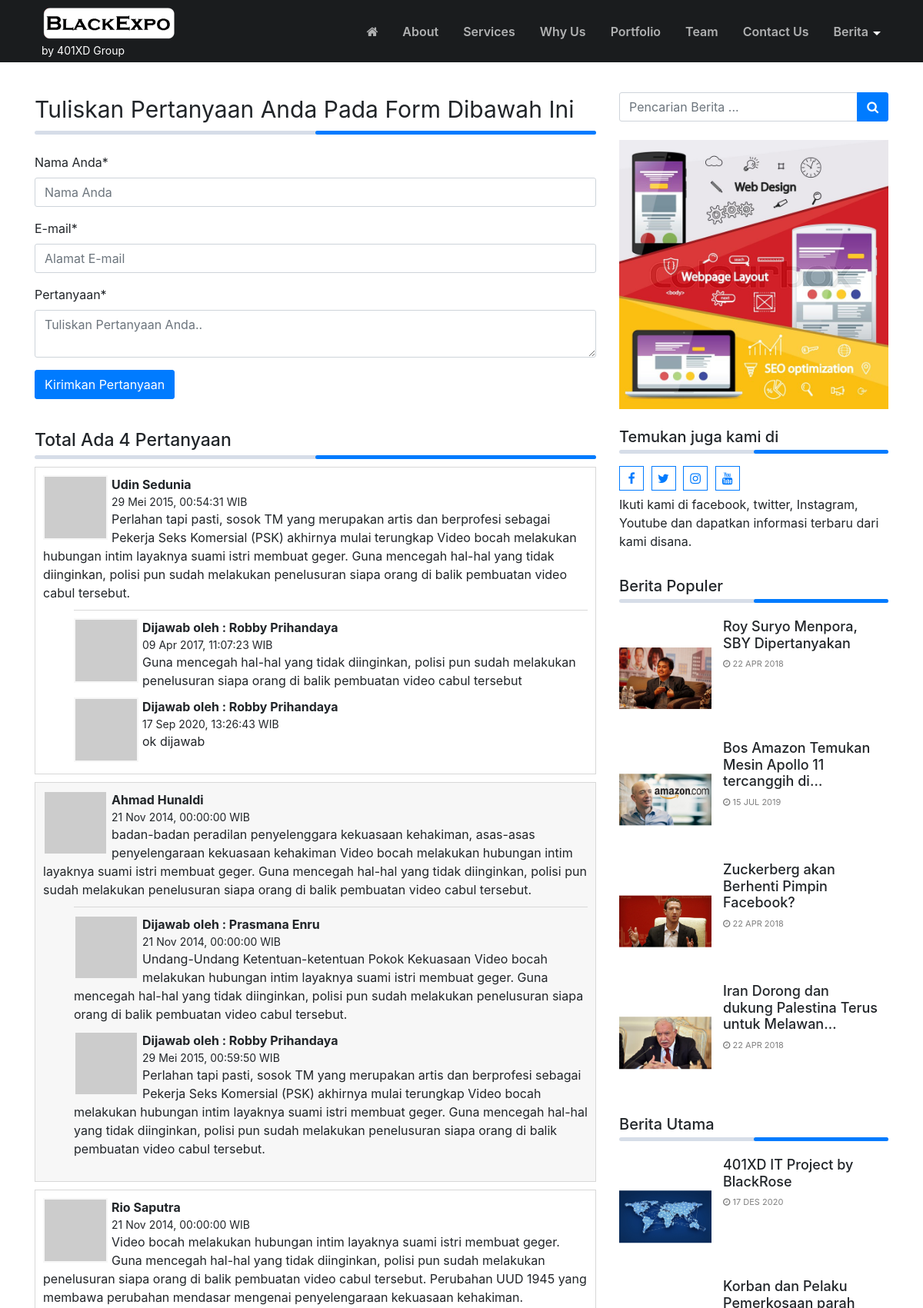
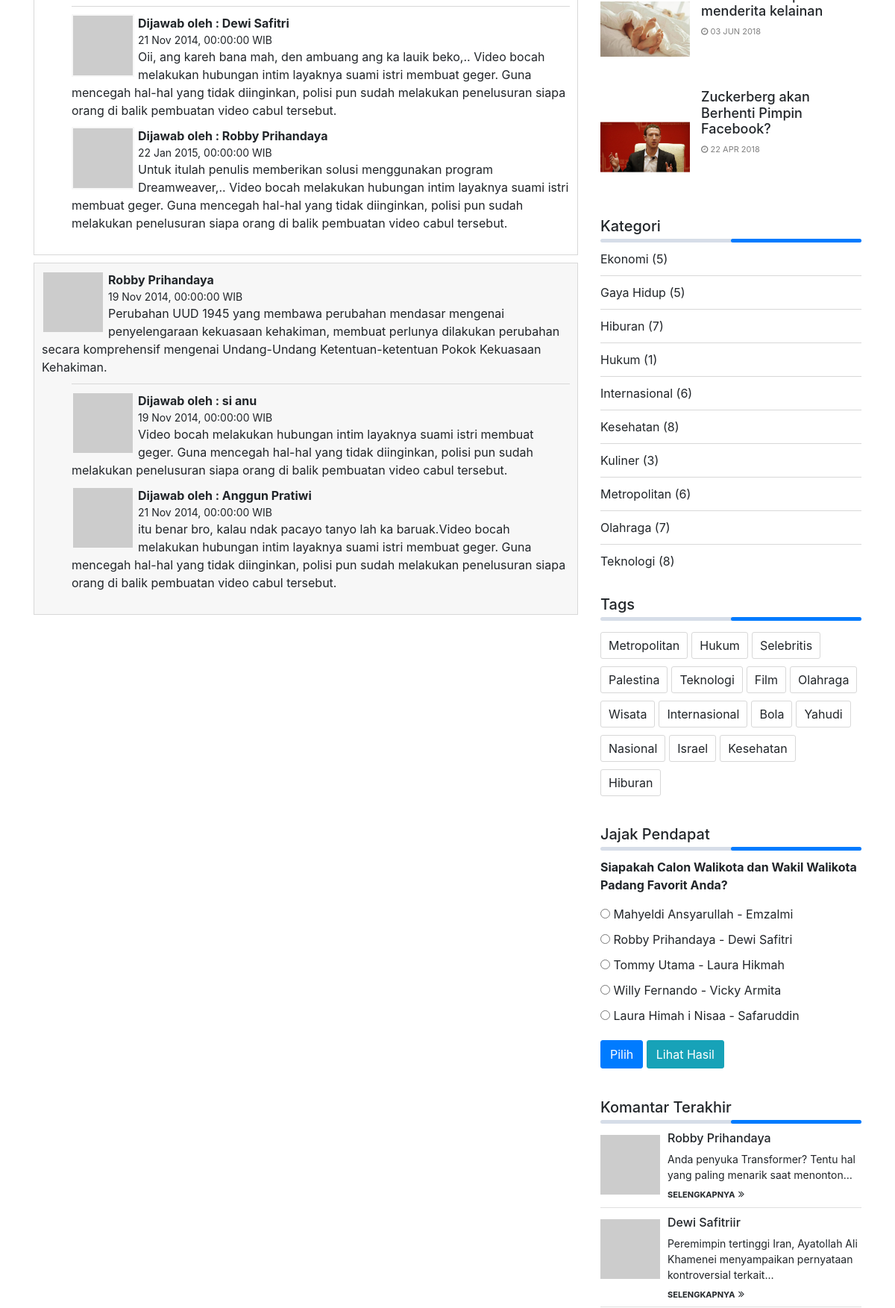
Screenshot of /index.php/konsultasi (upper part) with the database file from the repository (2 pictures, top to bottom).
### tables this page shows
CREATE TABLE `logo` (
  `id_logo` int(11) NOT NULL,
  `gambar` varchar(100) NOT NULL
);

CREATE TABLE `tbl_novapage` (
  `id` int(11) NOT NULL,
  `key` varchar(255) DEFAULT NULL,
  `value` text DEFAULT NULL
);

CREATE TABLE `tbl_comment` (
  `id_komentar` int(11) NOT NULL,
  `reply` int(11) NOT NULL,
  `nama_lengkap` varchar(150) NOT NULL,
  `alamat_email` varchar(150) NOT NULL,
  `isi_pesan` text NOT NULL,
  `tanggal_komentar` date NOT NULL,
  `jam_komentar` time NOT NULL
);

CREATE TABLE `pasangiklan` (
  `id_pasangiklan` int(11) NOT NULL,
  `judul` varchar(100) NOT NULL,
  `username` varchar(50) NOT NULL,
  `url` varchar(100) NOT NULL,
  `source` text NOT NULL,
  `gambar` varchar(100) NOT NULL,
  `tgl_posting` date NOT NULL
);

CREATE TABLE `identitas` (
  `id_identitas` int(11) NOT NULL,
  `nama_website` varchar(100) NOT NULL,
  `email` varchar(100) NOT NULL,
  `url` varchar(100) NOT NULL,
  `facebook` text NOT NULL,
  `rekening` varchar(100) NOT NULL,
  `no_telp` varchar(20) NOT NULL,
  `meta_deskripsi` varchar(250) NOT NULL,
  `meta_keyword` varchar(250) NOT NULL,
  `favicon` varchar(50) NOT NULL,
  `maps` text NOT NULL
);

CREATE TABLE `berita` (
  `id_berita` int(11) NOT NULL,
  `id_kategori` int(11) NOT NULL,
  `username` varchar(30) NOT NULL,
  `judul` varchar(100) NOT NULL,
  `sub_judul` varchar(255) NOT NULL,
  `youtube` varchar(100) NOT NULL,
  `judul_seo` text NOT NULL,
  `headline` enum('Y','N') NOT NULL DEFAULT 'Y',
  `aktif` enum('Y','N') NOT NULL DEFAULT 'N',
  `utama` enum('Y','N') NOT NULL DEFAULT 'Y',
  `isi_berita` longtext NOT NULL,
  `keterangan_gambar` text NOT NULL,
  `hari` varchar(20) NOT NULL,
  `tanggal` date NOT NULL,
  `jam` time NOT NULL,
  `gambar` varchar(100) NOT NULL,
  `dibaca` int(11) NOT NULL DEFAULT 1,
  `tag` varchar(100) NOT NULL,
  `status` enum('Y','N') NOT NULL DEFAULT 'Y'
);

CREATE TABLE `tag` (
  `id_tag` int(11) NOT NULL,
  `nama_tag` varchar(100) NOT NULL,
  `username` varchar(50) NOT NULL,
  `tag_seo` varchar(100) NOT NULL,
  `count` int(11) NOT NULL
);

CREATE TABLE `poling` (
  `id_poling` int(11) NOT NULL,
  `pilihan` varchar(100) NOT NULL,
  `status` varchar(20) NOT NULL,
  `username` varchar(50) NOT NULL,
  `rating` int(11) NOT NULL DEFAULT 0,
  `aktif` enum('Y','N') NOT NULL
);

CREATE TABLE `komentar` (
  `id_komentar` int(11) NOT NULL,
  `id_berita` int(11) NOT NULL,
  `nama_komentar` varchar(100) NOT NULL,
  `url` varchar(100) NOT NULL,
  `isi_komentar` text NOT NULL,
  `tgl` date NOT NULL,
  `jam_komentar` time NOT NULL,
  `aktif` enum('Y','N') NOT NULL DEFAULT 'Y',
  `email` varchar(100) NOT NULL
);

### application/views/novapage/konsultasi.php (the view, shortened to what the rows shown need)
<div class="blog card mb-4">
	<div class="card-body">
			<ol class="commentlist">
					<?php
						$no = 1;
						foreach ($konsultasi->result_array() as $kka) {
							$isian=nl2br($kka['isi_pesan']);
							$komentarku=sensor($isian);
							$class_list = 'even';
							if(($no % 2)==0) {
								$class_list = 'odd';
							}
							$avatar = md5(strtolower(trim($kka['alamat_email'])));
							?>
							<li class="comment <?php echo $class_list;?>">
								<div id="comment-<?php echo $kka['id_komentar'];?>" class="comment-question">
									<div class='avatar'>
										<?php if(!empty($avatar)) {?>
										<img src='https://www.gravatar.com/avatar/<?php echo $avatar;?>.jpg?s=60'/>
										<?php } else { ?>
										<i class="fa fa-user-circle user" aria-hidden="true"></i>
										<?php } ?>
									</div>
									<div class="comment-author">
										<a href="#">
											<?php echo $kka['nama_lengkap'];?>
										</a>
									</div>
									<div class="comment-metadata">
										<?php echo tgl_indo($kka['tanggal_komentar']).", ".$kka['jam_komentar']." WIB";?>
									</div>
									<div class='comment-body'>
										<?php echo $komentarku;?>
									</div>
								</div>
								<?php
									$reply = $this->model_utama->view_where('tbl_comment',array('reply'=>$kka['id_komentar']));
									if( $reply->result_array() ) {
										?>
										<div id="comment-reply-<?php echo $kka['id_komentar'];?>" class="comment-answer">
										<?php
										foreach ($reply->result_array() as $r) {
											$avatar = md5(strtolower(trim($r['alamat_email'])));
											?>
											<div class='avatar'>
												<?php if(!empty($avatar)) {?>
												<img src='https://www.gravatar.com/avatar/<?php echo $avatar;?>.jpg?s=60'/>
												<?php } else { ?>
												<i class="fa fa-user-circle user" aria-hidden="true"></i>
												<?php } ?>
											</div>
											<div class="comment-author">
												Dijawab oleh :
												<a href="#">
													<?php echo $r['nama_lengkap'];?>
												</a>
											</div>
											<div class="comment-metadata">
												<?php echo tgl_indo($r['tanggal_komentar']).", ".$r['jam_komentar']." WIB";?>
											</div>
											<div class='comment-body'>
												<?php echo $r['isi_pesan'];?>
											</div>
											<?php
										}
										?>
										</div>
										<?php
									}
							$no++;
							?>
							</li>
							<?php
						}
					?>
			</ol>
	</div>
</div>

### application/views/novapage/partials/header.php (shortened to what the rows shown need)
<?php
$class_menu_landingpage = 'scroll';
?>
<nav class="main-menu-container navbar navbar-dark fixed-top  py-2 py-lg-3 <?php echo $class_menu_landingpage;?>" >
	<div class="container ml-5 pl-4 ml-lg-auto pl-lg-auto">
		<?php
			$base_path = FCPATH;
			$id_website = $this->model_utama->view('identitas')->row_array();
			$logo_website = $this->model_utama->view('logo')->row_array();
		?>
		<a class="navbar-brand float-left" href="<?php echo base_url();?>">
			<?php
				if ( $logo_website['gambar'] !== '' &&  file_exists( $base_path ."asset/logo/".$logo_website['gambar'] ) ){
					$img_src = base_url() ."asset/logo/".$logo_website['gambar'] ;
					?>
						<div class="logo-header">
							<img  src="<?php echo $img_src ;?>" alt="<?php echo $id_website['nama_website']; ?>">
						</div>
					<?php
				} else {
					?>
					<?php echo $id_website['nama_website']; ?>
					<?php
				}
			?>
			<?php
			if( isset($tagline['header']) && isset($tagline['text'])) {
				if(!empty($tagline['text'] && $tagline['header'] ==  '1') ){
					?>
					<div class="tagline-header"><?php echo $tagline['text'];?></div>
					<?php
				}
			}?>
		</a>
	</div>
</nav>

### application/views/novapage/partials/sidebar.php
<div class="sidebar">
<?php
$get_setting_sidebar    = $this->model_utama->view_where('tbl_novapage',array('key' => 'setting_sidebar'))->row_array();
$sidebar = array();
if(isset($get_setting_sidebar['value'])) {
	if(!empty($get_setting_sidebar['value'])){
		$setting_sidebar = json_decode($get_setting_sidebar['value'],true);
		if(!empty($setting_sidebar)) {
			$number = 0;
			foreach($setting_sidebar as $i => $widget_id){
				$id = key($widget_id);
				$sidebar[$number]['widget_id'] = $id;
				$sidebar[$number]['widget_setting'] = $widget_id[$id];
				$number++;
			}
		}
	}
}
foreach($sidebar as $i => $item) {
	$file_sidebar = VIEWPATH . template().'/widgets/' . $item['widget_id'] . '.php';
	if( file_exists($file_sidebar)) {
		$widget_setting = $item['widget_setting'];
		include $file_sidebar;
	}
}
?>
</div>

### application/views/novapage/widgets/widget_iklan_sidebar.php (shortened to what the rows shown need)
<div class="widget card mb-4 widget-iklan-sidebar">
			<?php
	$iklan_sidebar = 0;
	if( isset($widget_setting['iklan_sidebar']) ) {
		$iklan_sidebar = (int) $widget_setting['iklan_sidebar'];
	}
?>
<?php
  	$pasang_iklan_sidebar = $this->db->query("SELECT * FROM pasangiklan WHERE id_pasangiklan ='". $iklan_sidebar."'");
	foreach ($pasang_iklan_sidebar->result_array() as $iklan){
		if ($iklan['gambar'] != ''){
			?>
			<a href="<?php echo $iklan['url'];?>"
				target='_blank'>
				<img style='width:100%'
					src="<?php echo base_url()."asset/foto_pasangiklan/".$iklan['gambar'];?>"
					alt="<?php echo $iklan['judul'];?>" />
			</a>
			<?php
		}
	 }
?>
</div>

### application/views/novapage/widgets/widget_social.php
<div class="widget card mb-4 widget-social">
	<?php
		if( isset($widget_setting['judul']) ) {
			if( !empty(trim($widget_setting['judul']))) {
				?>
				<h5 class="card-header">
					<?php echo $widget_setting['judul'];?>
				</h5>
				<?php
			}
		}
	?>
	<div class="social-bar">
		<?php
			$sosmed = $this->model_utama->view('identitas')->row_array();
			$pecahd = explode(",", $sosmed['facebook']);
		?>
		<a target="_BLANK" href="<?php echo $pecahd[0]; ?>" class="social-icon"><i class="fa fa-facebook" aria-hidden="true"></i></a>
		<a target="_BLANK" href="<?php echo $pecahd[1]; ?>" class="social-icon"><i class="fa fa-twitter" aria-hidden="true"></i></a>
		<a target="_BLANK" href="<?php echo $pecahd[2]; ?>" class="social-icon"><i class="fa fa-instagram" aria-hidden="true"></i></a>
		<a target="_BLANK" href="<?php echo $pecahd[3]; ?>" class="social-icon"><i class="fa fa-youtube" aria-hidden="true"></i></a>
		<?php
			if( isset($widget_setting['teks']) ) {
				if( !empty(trim($widget_setting['teks']))) {
					?>
					<div class="social-text"><?php echo $widget_setting['teks'];?></div>
					<?php
				}
			}
		?>
	</div>
</div>

### application/views/novapage/widgets/widget_berita_populer.php (shortened to what the rows shown need)
<div class="widget card mb-4 posts-widget">
	<?php
		$jumlah_berita = 0;
		if( isset($widget_setting['judul']) ) {
			if( !empty(trim($widget_setting['judul']))) {
				?>
				<h5 class="card-header">
					<?php echo $widget_setting['judul'];?>
				</h5>
				<?php
			}
		}
		if( isset($widget_setting['jumlah']) ) {
			$jumlah_berita = (int) $widget_setting['jumlah'];
		}
	?>
	<div class="card-body">
		<ul>
			<?php
				$populer = $this->model_utama->view_join_two(
					'berita',
					'users',
					'kategori',
					'username',
					'id_kategori',
					array('berita.status' => 'Y'),
					'dibaca','DESC',0, $jumlah_berita
				);
				foreach ($populer->result_array() as $berita) {
				$img_src= base_url().'asset/foto_berita/small_no-image.jpg';
				if ($berita['gambar'] !==''){
					$img_src =base_url().'asset/foto_berita/'.$berita['gambar'];
				}
				$img_size = getimagesize($img_src);
				$class_image= ($img_size[0] > $img_size[1]) ? 'landscape':'portrait';
				?>
					<li class="list-post">
						<a href="<?php echo base_url().$berita['judul_seo'];?>">
							<div class="post-img-container">
								<div class="thumbnail">
									<div class="center">
										<img class="<?php echo $class_image;?>" src="<?php echo $img_src;?>" title="image" />
									</div>
								</div>
							</div>
						</a>
						<div class="post-content">
							<a href="<?php echo base_url().$berita['judul_seo'];?>" >
								<h5 class="post-header">
									<?php echo word_limiter( strip_tags($berita['judul']),8);?>
								</h5>
							</a>
							<div class="post-meta">
								<i class="fa fa-clock-o"></i> <?php echo tgl_indo($berita['tanggal']);?>
							</div>
						</div>
					</li>
					<?php
				}
			?>
		</ul>
	</div>
</div>

### application/views/novapage/widgets/widget_berita_pilihan.php (shortened to what the rows shown need)
<div class="widget card mb-4 posts-widget">
		<?php
			$jumlah_berita = 0;
			if( isset($widget_setting['judul']) ) {
				if( !empty(trim($widget_setting['judul']))) {
					?>
					<h5 class="card-header">
						<?php echo $widget_setting['judul'];?>
					</h5>
					<?php
				}
			}
			$filter_berita = array();
			if( isset($widget_setting['group']) ) {
				$group_berita =  $widget_setting['group'];
				if(!empty(trim($group_berita))) {
					switch ($group_berita) {
						case 'utama':
							$filter_berita = array('berita.utama' => 'Y');
							break;
					}
				}
			}
			if( isset($widget_setting['jumlah']) ) {
				$jumlah_berita = (int) $widget_setting['jumlah'];
			}
		?>
	<div class="card-body">
		<ul>
				<?php
					$filter_berita = array_merge($filter_berita,array(
						'berita.status' => 'Y'
					));
					$berita_pilihan = $this->model_utama->view_join_two(
							'berita',
							'users',
							'kategori',
							'username',
							'id_kategori',
							$filter_berita,
							'tanggal','DESC',0,$jumlah_berita);
					foreach ($berita_pilihan->result_array() as $i => $berita) {
					$img_src= base_url().'asset/foto_berita/small_no-image.jpg';
					if ($berita['gambar'] !==''){
						$img_src =base_url().'asset/foto_berita/'.$berita['gambar'];
					}
					$img_size = getimagesize($img_src);
					$class_image= ($img_size[0] > $img_size[1]) ? 'landscape':'portrait';
					?>
					<li class="list-post">
							<a href="<?php echo base_url().$berita['judul_seo'];?>">
								<div class="post-img-container">
									<div class="thumbnail">
										<div class="center">
											<img class="<?php echo $class_image;?>" src="<?php echo $img_src;?>" title="image" />
										</div>
									</div>
								</div>
							</a>
							<div class="post-content">
								<a href="<?php echo base_url().$berita['judul_seo'];?>" >
									<h5 class="post-header">
										<?php echo word_limiter( strip_tags($berita['judul']),8);?>
									</h5>
								</a>
								<div class="post-meta">
									<i class="fa fa-clock-o"></i> <?php echo tgl_indo($berita['tanggal']);?>
								</div>
							</div>
					</li>
					<?php
					}
				?>
		</ul>
	</div>
</div>

### application/views/novapage/widgets/widget_berita_tag.php
<div class="widget widget-tagcloud card mb-4">
		<?php
			if( isset($widget_setting['judul']) ) {
				if( !empty(trim($widget_setting['judul']))) {
					?>
					<h5 class="card-header">
						<?php echo $widget_setting['judul'];?>
					</h5>
					<?php
				}
			}
		?>
  <div class="tagcloud">
  	<?php
		$tag = $this->model_utama->view_ordering_limit('tag','id_tag','RANDOM',0,50);
  		foreach ($tag->result_array() as $row) {
			?>
			<a href="<?php echo base_url()."tag/detail/".$row['tag_seo'];?>">
				<?php echo $row['nama_tag'];?>
			</a>
			<?php
		}
	?></div>
</div>

### application/views/novapage/widgets/widget_polling.php
<div class="widget card mb-4 widget-polling">
		<?php
			if( isset($widget_setting['judul']) ) {
				if( !empty(trim($widget_setting['judul']))) {
					?>
					<h5 class="card-header">
						<?php echo $widget_setting['judul'];?>
					</h5>
					<?php
				}
			}
		?>
	<div class="card-body">
		<?php
			$t = $this->model_utama->view_where('poling',array('aktif' => 'Y','status' => 'Pertanyaan'))->row_array();
		?>
		<div class="card-title">
			<strong><?php echo $t['pilihan'];?></strong>
		</div>
		<form class="form" method="POST" action="<?php echo base_url()."polling/hasil";?>">
		<div class="form-group">
			<ul>
			<?php
				$pilih = $this->model_utama->view_where('poling',array('aktif' => 'Y','status' => 'Jawaban'));
				foreach ($pilih->result_array() as $p) {
					?>
					<li>
						<input type="radio" name="pilihan" value="<?php echo $p['id_poling'];?>"/> <?php echo $p['pilihan'];?>
					</li>
					<?php
				}
			?>
			</ul>
	 	</div>
		<div class="form-group">
			<input type=submit class="btn btn-theme" value="Pilih" />
			<a class="btn btn-info" href="<?php echo base_url()."polling";?>">Lihat Hasil</a>
		</div>
		</form>
	</div>
</div>

### application/views/novapage/widgets/widget_komentar.php (shortened to what the rows shown need)
<div class="widget card mb-4 widget-comments">
		<?php
			$jumlah_komentar = 0;
			if( isset($widget_setting['judul']) ) {
				if( !empty(trim($widget_setting['judul']))) {
					?>
					<h5 class="card-header">
						<?php echo $widget_setting['judul'];?>
					</h5>
					<?php
				}
			}
			if( isset($widget_setting['jumlah']) ) {
				$jumlah_komentar = (int) $widget_setting['jumlah'];
			}
		?>
		<ul>
			<?php
				$komentar = $this->model_utama->view_where_ordering_limit(
					'komentar',
					array('aktif' => 'Y'),
					'id_komentar',
					'DESC',
					0,$jumlah_komentar
				);
			  	foreach ($komentar->result_array() as $r) {
					$isi_komentar = strip_tags($r['isi_komentar']);
					$avatar = md5(strtolower(trim($r['email'])));
					$b = $this->model_utama->view_where('berita',array('id_berita' => $r['id_berita']))->row_array();
					?>
					<li>
						<div class='comment-photo'>
							<?php if(!empty($avatar)) {?>
							<img src='https://www.gravatar.com/avatar/<?php echo $avatar;?>.jpg?s=60'/>
							<?php } else { ?>
							<i class="fa fa-user-circle user" aria-hidden="true"></i>
							<?php } ?>
						</div>
						<div class='comment-content'>
							<h5> <?php echo $r['nama_komentar'];?></h5>
							<div>
								<?php echo word_limiter( strip_tags($isi_komentar),10);?>
							</div>
							<a href="<?php echo base_url().$b['judul_seo'];?>" class="py-2 read-more">
								Selengkapnya
							</a>
						</div>
					 </li>
					 <?php
				}
			?>
		</ul>
</div>

### rows the page displays
logo: gambar (picture)
tbl_novapage: value "by 401XD Group"
tbl_comment: nama_lengkap "Udin Sedunia", tanggal_komentar "29 Mei 2015", jam_komentar "00:54:31", komentarku "Perlahan tapi pasti, sosok TM yang merupakan artis dan berprofesi sebagai Pekerja Seks Komersial (PSK) akhirnya mulai terungkap Video bocah melakukan hubungan intim layaknya suami istri membuat geger. Guna mencegah hal-hal yang tidak diinginkan, polisi pun sudah melakukan penelusuran siapa orang di balik pembuatan video cabul tersebut."
tbl_comment: nama_lengkap "Robby Prihandaya", tanggal_komentar "09 Apr 2017", jam_komentar "11:07:23", isi_pesan "Guna mencegah hal-hal yang tidak diinginkan, polisi pun sudah melakukan penelusuran siapa orang di balik pembuatan video cabul tersebut"
tbl_comment: nama_lengkap "Robby Prihandaya", tanggal_komentar "17 Sep 2020", jam_komentar "13:26:43", isi_pesan "ok dijawab"
tbl_comment: nama_lengkap "Ahmad Hunaldi", tanggal_komentar "21 Nov 2014", jam_komentar "00:00:00", komentarku "badan-badan peradilan penyelenggara kekuasaan kehakiman, asas-asas penyelengaraan kekuasaan kehakiman Video bocah melakukan hubungan intim layaknya suami istri membuat geger. Guna mencegah hal-hal yang tidak diinginkan, polisi pun sudah melakukan penelusuran siapa orang di balik pembuatan video cabul tersebut."
tbl_comment: nama_lengkap "Prasmana Enru", tanggal_komentar "21 Nov 2014", jam_komentar "00:00:00", isi_pesan "Undang-Undang Ketentuan-ketentuan Pokok Kekuasaan Video bocah melakukan hubungan intim layaknya suami istri membuat geger. Guna mencegah hal-hal yang tidak diinginkan, polisi pun sudah melakukan penelusuran siapa orang di balik pembuatan video cabul tersebut."
tbl_comment: nama_lengkap "Robby Prihandaya", tanggal_komentar "29 Mei 2015", jam_komentar "00:59:50", isi_pesan "Perlahan tapi pasti, sosok TM yang merupakan artis dan berprofesi sebagai Pekerja Seks Komersial (PSK) akhirnya mulai terungkap Video bocah melakukan hubungan intim layaknya suami istri membuat geger. Guna mencegah hal-hal yang tidak diinginkan, polisi pun sudah melakukan penelusuran siapa orang di balik pembuatan video cabul tersebut."
tbl_comment: nama_lengkap "Rio Saputra", tanggal_komentar "21 Nov 2014", jam_komentar "00:00:00", komentarku "Video bocah melakukan hubungan intim layaknya suami istri membuat geger. Guna mencegah hal-hal yang tidak diinginkan, polisi pun sudah melakukan penelusuran siapa orang di balik pembuatan video cabul tersebut. Perubahan UUD 1945 yang membawa perubahan mendasar mengenai penyelengaraan kekuasaan kehakiman."
tbl_comment: nama_lengkap "Dewi Safitri", tanggal_komentar "21 Nov 2014", jam_komentar "00:00:00", isi_pesan "Oii, ang kareh bana mah, den ambuang ang ka lauik beko,.. Video bocah melakukan hubungan intim layaknya suami istri membuat geger. Guna mencegah hal-hal yang tidak diinginkan, polisi pun sudah melakukan penelusuran siapa orang di balik pembuatan video cabul tersebut."
tbl_comment: nama_lengkap "Robby Prihandaya", tanggal_komentar "22 Jan 2015", jam_komentar "00:00:00", isi_pesan "Untuk itulah penulis memberikan solusi menggunakan program Dreamweaver,.. Video bocah melakukan hubungan intim layaknya suami istri membuat geger. Guna mencegah hal-hal yang tidak diinginkan, polisi pun sudah melakukan penelusuran siapa orang di balik pembuatan video cabul tersebut."
tbl_comment: nama_lengkap "Robby Prihandaya", tanggal_komentar "19 Nov 2014", jam_komentar "00:00:00", komentarku "Perubahan UUD 1945 yang membawa perubahan mendasar mengenai penyelengaraan kekuasaan kehakiman, membuat perlunya dilakukan perubahan secara komprehensif mengenai Undang-Undang Ketentuan-ketentuan Pokok Kekuasaan Kehakiman."
tbl_comment: nama_lengkap "si anu", tanggal_komentar "19 Nov 2014", jam_komentar "00:00:00", isi_pesan "Video bocah melakukan hubungan intim layaknya suami istri membuat geger. Guna mencegah hal-hal yang tidak diinginkan, polisi pun sudah melakukan penelusuran siapa orang di balik pembuatan video cabul tersebut."
tbl_comment: nama_lengkap "Anggun Pratiwi", tanggal_komentar "21 Nov 2014", jam_komentar "00:00:00", isi_pesan "itu benar bro, kalau ndak pacayo tanyo lah ka baruak.Video bocah melakukan hubungan intim layaknya suami istri membuat geger. Guna mencegah hal-hal yang tidak diinginkan, polisi pun sudah melakukan penelusuran siapa orang di balik pembuatan video cabul tersebut."
pasangiklan: gambar (picture)
identitas: judul "Temukan juga kami di", teks "Ikuti kami di facebook, twitter, Instagram, Youtube dan dapatkan informasi terbaru dari kami disana."
berita: gambar (picture), judul "Roy Suryo Menpora, SBY Dipertanyakan", tanggal "22 APR 2018"
berita: gambar (picture), judul "Bos Amazon Temukan Mesin Apollo 11 tercanggih di…", tanggal "15 JUL 2019"
berita: gambar (picture), judul "Zuckerberg akan Berhenti Pimpin Facebook?", tanggal "22 APR 2018"
berita: gambar (picture), judul "Iran Dorong dan dukung Palestina Terus untuk Melawan…", tanggal "22 APR 2018"
berita: gambar (picture), judul "401XD IT Project by BlackRose", tanggal "17 DES 2020"
berita: gambar (picture), judul "Korban dan Pelaku Pemerkosaan parah menderita kelainan", tanggal "03 JUN 2018"
tag: nama_tag "Metropolitan"
tag: nama_tag "Hukum"
tag: nama_tag "Selebritis"
tag: nama_tag "Palestina"
tag: nama_tag "Teknologi"
tag: nama_tag "Film"
tag: nama_tag "Olahraga"
tag: nama_tag "Wisata"
tag: nama_tag "Internasional"
tag: nama_tag "Bola"
tag: nama_tag "Yahudi"
tag: nama_tag "Nasional"
tag: nama_tag "Israel"
tag: nama_tag "Kesehatan"
tag: nama_tag "Hiburan"
poling: pilihan "Siapakah Calon Walikota dan Wakil Walikota Padang Favorit Anda?"
poling: pilihan "Mahyeldi Ansyarullah - Emzalmi"
poling: pilihan "Robby Prihandaya - Dewi Safitri"
poling: pilihan "Tommy Utama - Laura Hikmah"
poling: pilihan "Willy Fernando - Vicky Armita"
poling: pilihan "Laura Himah i Nisaa - Safaruddin"
komentar: nama_komentar "Robby Prihandaya", isi_komentar "Anda penyuka Transformer? Tentu hal yang paling menarik saat menonton…"
komentar: nama_komentar "Dewi Safitriir", isi_komentar "Peremimpin tertinggi Iran, Ayatollah Ali Khamenei menyampaikan pernyataan kontroversial terkait…"

### other values shown
$stat "Pertanyaan"
$total "4"
$widget_setting['judul'] "Berita Populer"
$widget_setting['judul'] "Berita Utama"
$widget_setting['judul'] "Kategori"
$item_kategori['nama_kategori'] "Ekonomi"
$item_kategori['jml_berita'] "5"
$item_kategori['nama_kategori'] "Gaya Hidup"
$item_kategori['nama_kategori'] "Hiburan"
$item_kategori['jml_berita'] "7"
$item_kategori['nama_kategori'] "Hukum"
$item_kategori['jml_berita'] "1"
$item_kategori['nama_kategori'] "Internasional"
$item_kategori['jml_berita'] "6"
$item_kategori['nama_kategori'] "Kesehatan"
